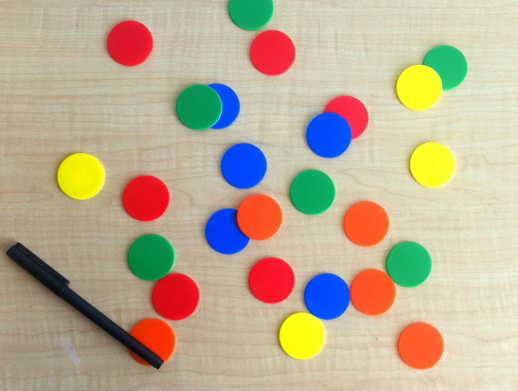
#> input picture pictures/coloredChips.png, 518 x 391 px, found by its file name
$ jupyter execute --allow-errors Lab04ComputerVision.ipynb
#> lines starting #> are read from the running program, lines starting #| are printed output that depends on the picture
## **<center><font style="color:rgb(100,109,254)">Digital Image Processing</font> </center>**
### **<center><font style="color:rgb(100,109,254)">Lab 04</font> </center>**

### **<center><font style="color:rgb(100,109,254)">Image Preprocessing (Edge Detection)</font> </center>**

****

### **<font style="color:rgb(255,0,255)">01. Extracting Colors Channel </font>**

Read the image and extract its color channel as
* grayscale image
* color images

Then display the images to verify the operations has succeeded.

[cell 1]
import cv2
import matplotlib.pyplot as plt

[cell 2]
path = "C:\\Users\\hp\\Google Drive\\Fiverr Work\\2022\\33. Computer Vision Course\\pictures"

[cell 3]
img = cv2.imread(path+"\\coloredChips.png")  # took path and name of image as an argument
#> img is the input picture: shape (391, 518, 3); mean B, G, R 148.1, 173.3, 188.3

RGBImage = cv2.cvtColor(img, cv2.COLOR_BGR2RGB)
#| (400, 200, 3)

plt.figure(figsize=(5,5))
plt.imshow(RGBImage)
plt.title("Orignal Image", fontsize = 16, fontweight = 'bold')

#### Get grayscale image of each channel

[cell 4]
def getGrayscaleImages(image):

    b = image[:,:,0]
    g = image[:,:,1]
    r = image[:,:,2]

    return b, g, r

#### Get Colored Image of each channel (First Method)

[cell 5]
import numpy as np

def colorChannelImages(image):

    dimension = image.shape
#> dimension = (400, 200, 3)
    height, width = dimension[0], dimension[1]
#> height = 400; width = 200

    zeroChannel = np.zeros((height, width), "uint8")

    b, g, r = getGrayscaleImages(image)

    blueImage = cv2.merge([b, zeroChannel, zeroChannel])
    greenImage = cv2.merge([zeroChannel, g, zeroChannel])
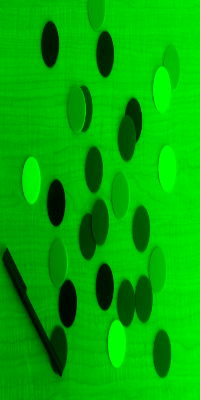
#> greenImage: shape (400, 200, 3); mean of channels 0, 1, 2 0, 173.1, 0; drawn as B, G, R
    redImage = cv2.merge([zeroChannel, zeroChannel, r])
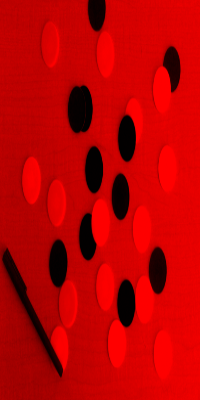
#> redImage: shape (400, 200, 3); mean of channels 0, 1, 2 0, 0, 188.2; drawn as B, G, R

    return blueImage, greenImage, redImage

[cell 6]
path = "C:\\Users\\hp\\Google Drive\\Fiverr Work\\2022\\33. Computer Vision Course\\pictures"

img = cv2.imread(path+"\\coloredChips.png")
imgResized = cv2.resize(img, (200, 400))

print(imgResized.shape)

b, g, r = getGrayscaleImages(imgResized)
blue, green, red = colorChannelImages(imgResized)

plt.figure(figsize=(15,10))
plt.subplot(3,3,1)
plt.imshow(b, cmap="gray")
plt.subplot(3,3,2)
plt.imshow(g, cmap="gray")
plt.subplot(3,3,3)
plt.imshow(r, cmap="gray")
plt.subplot(3,3,4)
plt.imshow(blue, cmap="gray")
plt.subplot(3,3,5)
plt.imshow(green, cmap="gray")
plt.subplot(3,3,6)
plt.imshow(red, cmap="gray")

[cell 7]
grayscalResult = np.hstack((b, g, r))
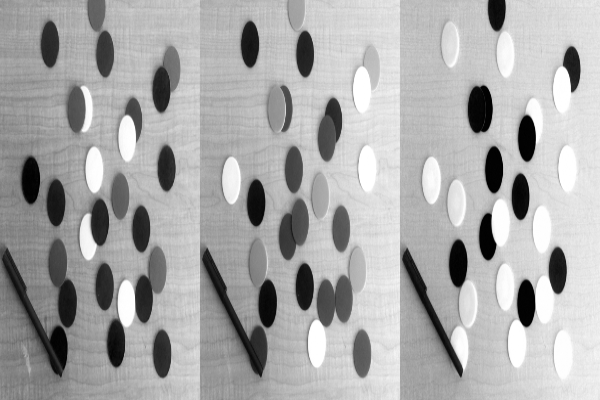
#> grayscalResult: shape (400, 600); min 0, max 255, mean 169.8
colorResult = np.hstack((blue, green, red))
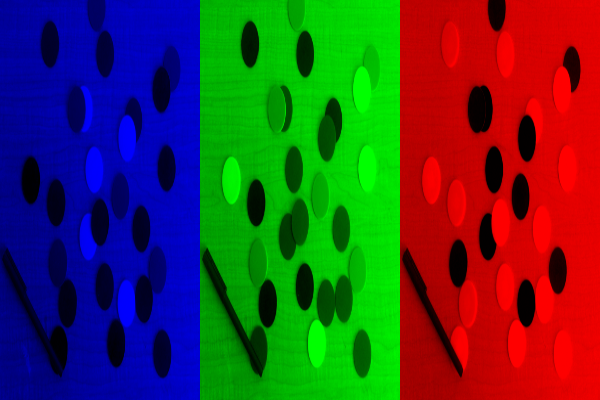
#> colorResult: shape (400, 600, 3); mean of channels 0, 1, 2 49.3, 57.7, 62.7; drawn as B, G, R

# cv2.imshow("image", imgResized)
cv2.imshow("grayScale channel Images", grayscalResult)
cv2.imshow("color channel Images", colorResult)

cv2.waitKey()
cv2.destroyAllWindows()

#### Simple method to Extract the channel

[cell 8]
import cv2

path = "C:\\Users\\hp\\Google Drive\\Fiverr Work\\2022\\33. Computer Vision Course\\pictures"

image = cv2.imread(path+"\\coloredChips.png")
# image = cv2.imread(colorStripe)#pass correct object
image =cv2.resize(image, (200,290))
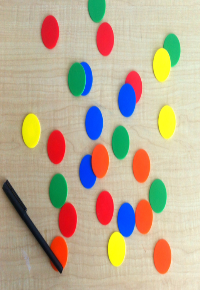
#> image: shape (290, 200, 3); mean B, G, R 148, 173.1, 188.2
bw,gw,rw=cv2.split(image)#pass correct object
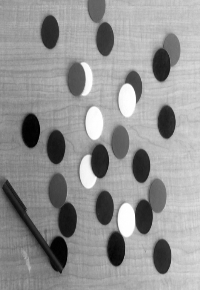
#> bw: shape (290, 200); min 0, max 255, mean 148
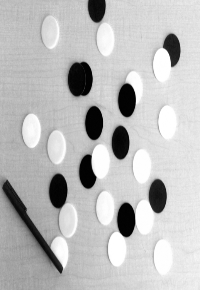
#> rw: shape (290, 200); min 0, max 255, mean 188.2

b = image.copy()
# set green and red channels to 0
b[:,:,1] = 0
#> b: shape (290, 200, 3)
b[:,:,2] = 0
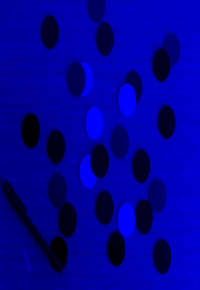
#> b: shape (290, 200, 3); mean B, G, R 148, 0, 0
g = image.copy()
# set blue and red channels to 0
g[:,:,0] = 0
#> g: shape (290, 200, 3)
g[:,:,2] = 0
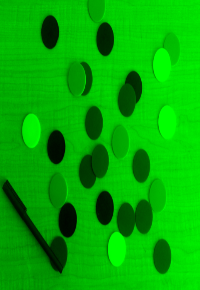
#> g: shape (290, 200, 3); mean B, G, R 0, 173.1, 0
r = image.copy()
# set blue and green channels to 0
r[:,:,0] = 0
r[:,:,1] = 0
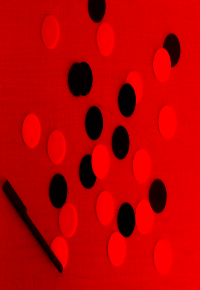
#> r: shape (290, 200, 3); mean B, G, R 0, 0, 188.2

plt.figure(figsize=(15,10))
plt.subplot(1,3,1)
plt.imshow(b, cmap="gray")
plt.subplot(1,3,2)
plt.imshow(g, cmap="gray")
plt.subplot(1,3,3)
plt.imshow(r, cmap="gray")
#> figure, not shown here; B, G, R data is drawn as R, G, B
